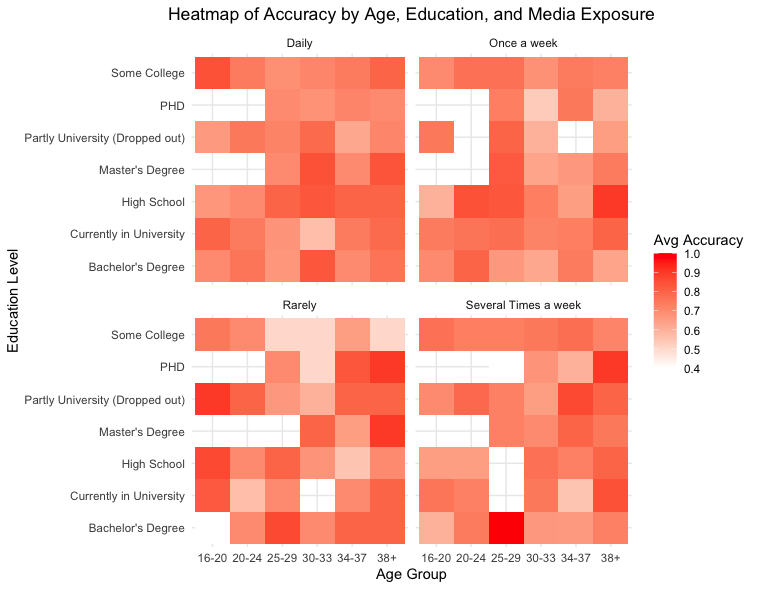

This figure's R source:
library(readxl)
library(ggplot2)
library(dplyr)
library(tidyr)

data <- read_excel("Clean Data AI vs Real News.xlsx")

correct_answers <- c("AI Generated", "Real News", "Real News", "AI Generated", 
                     "AI Generated", "Real News", "AI Generated", "Real News", 
                     "AI Generated", "Real News")

data <- data %>%
  mutate(Article1_Correct = ifelse(Article1_Identification == correct_answers[1], 1, 0),
         Article2_Correct = ifelse(Article2_Identification == correct_answers[2], 1, 0),
         Article3_Correct = ifelse(Article3_Identification == correct_answers[3], 1, 0),
         Article4_Correct = ifelse(Article4_Identification == correct_answers[4], 1, 0),
         Article5_Correct = ifelse(Article5_Identification == correct_answers[5], 1, 0),
         Article6_Correct = ifelse(Article6_Identification == correct_answers[6], 1, 0),
         Article7_Correct = ifelse(Article7_Identification == correct_answers[7], 1, 0),
         Article8_Correct = ifelse(Article8_Identification == correct_answers[8], 1, 0),
         Article9_Correct = ifelse(Article9_Identification == correct_answers[9], 1, 0),
         Article10_Correct = ifelse(Article10_Identification == correct_answers[10], 1, 0))

heatmap_data <- data %>%
  mutate(Overall_Correct = rowMeans(select(., Article1_Correct:Article10_Correct))) %>%
  group_by(Age, Education, News_Frequency) %>%
  summarize(Average_Accuracy = mean(Overall_Correct))

ggplot(heatmap_data, aes(x = Age, y = Education, fill = Average_Accuracy)) +
  geom_tile() +
  facet_wrap(~ News_Frequency, ncol = 2) + 
  scale_fill_gradient(low = "white", high = "red") + 
  labs(title = "Heatmap of Accuracy by Age, Education, and Media Exposure",
       x = "Age Group", y = "Education Level", fill = "Avg Accuracy") +
  theme_minimal() +
  theme(plot.title = element_text(hjust = 0.5)) 
